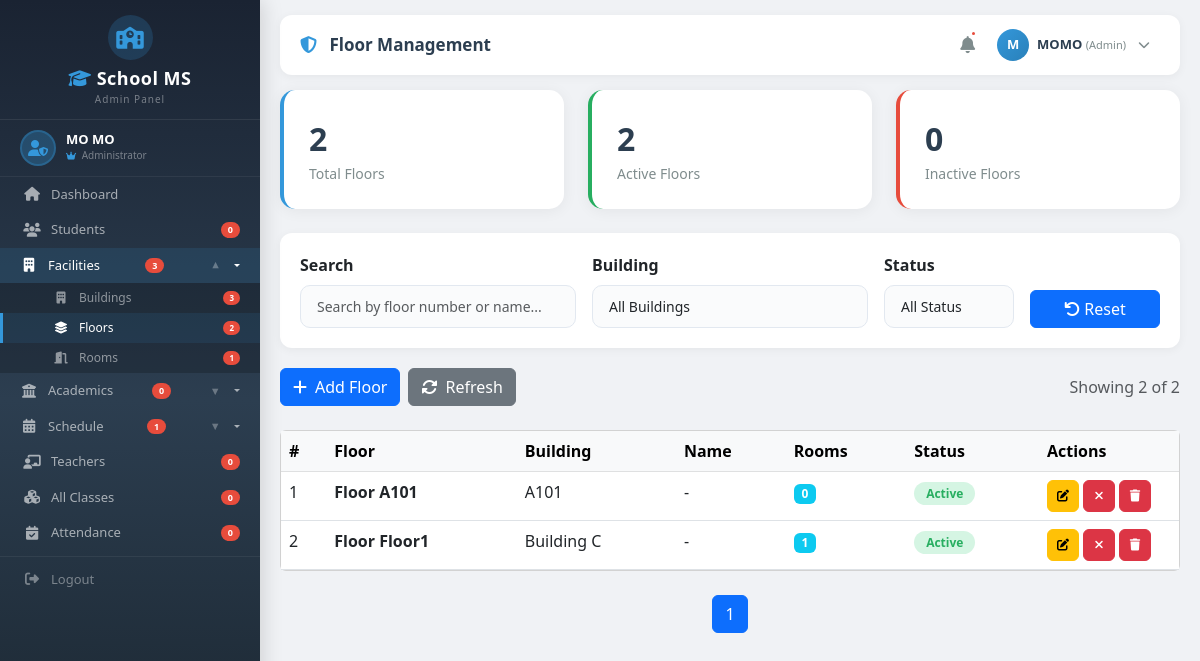
/classes/floors/ (signed in), run on an earlier commit of the app's database.
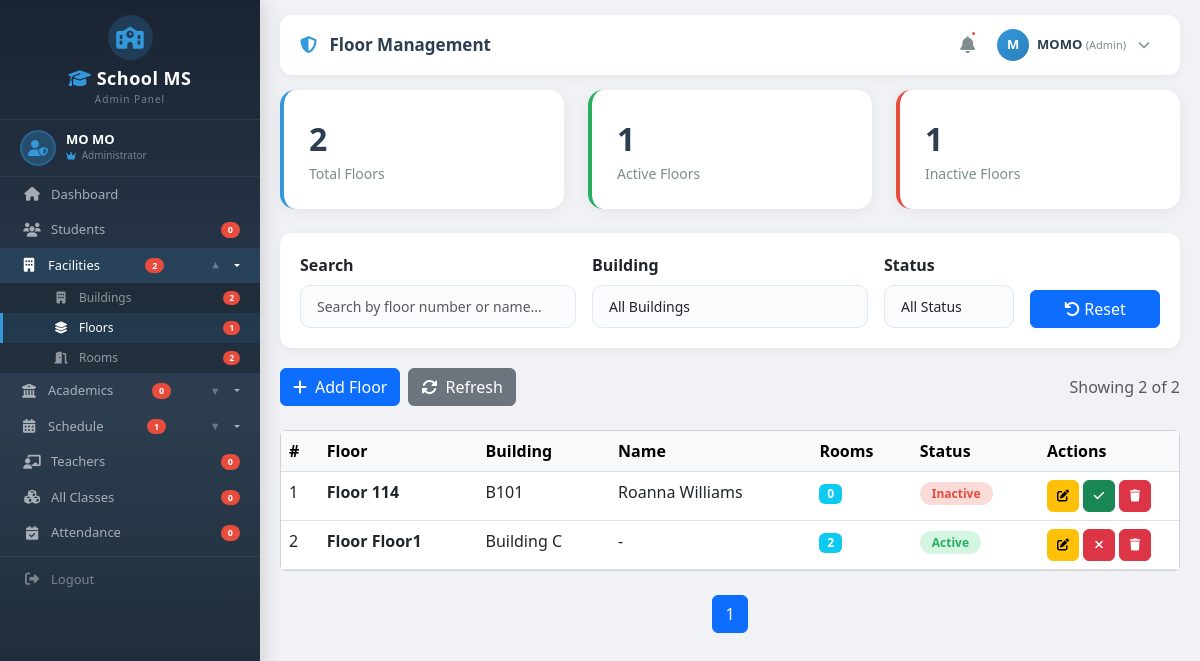
And on a later commit of the database.
### classes/models.py (models this page shows, shortened)
class Floor(models.Model):
    building = models.ForeignKey(Building, on_delete=models.CASCADE, related_name='floors')
    floor_number = models.CharField(max_length=10)
    name = models.CharField(max_length=100, blank=True, null=True)
    description = models.TextField(blank=True, null=True)
    is_active = models.BooleanField(default=True)
    created_at = models.DateTimeField(auto_now_add=True)
    updated_at = models.DateTimeField(auto_now=True)
    class Meta:
        ordering = ['building', 'floor_number']
        unique_together = ['building', 'floor_number']

class Building(models.Model):
    name = models.CharField(max_length=100)
    code = models.CharField(max_length=20, unique=True)
    address = models.TextField(blank=True, null=True)
    description = models.TextField(blank=True, null=True)
    is_active = models.BooleanField(default=True)
    created_at = models.DateTimeField(auto_now_add=True)
    updated_at = models.DateTimeField(auto_now=True)
    class Meta:
        ordering = ['name']

### classes/views.py (the view, shortened to what this page needs)
# urls.py: path('floors/', views.floor_list, name='floor_list'),
@login_required
@admin_required
def floor_list(request):
    floors = Floor.objects.all()
    form = FloorSearchForm(request.GET or None)
    paginator = Paginator(floors, 10)
    page = request.GET.get('page')
    floors_page = paginator.get_page(page)
    context = {
        'floors': floors_page,
        'form': form,
        'total': Floor.objects.count(),
        'active': Floor.objects.filter(is_active=True).count(),
        'inactive': Floor.objects.filter(is_active=False).count(),
    }
    return render(request, 'Backend/admin/facility/floor_list.html', context)

### classes/forms.py
class FloorSearchForm(forms.Form):
    search = forms.CharField(required=False, widget=forms.TextInput(attrs={'class': 'form-control', 'placeholder': 'Search floors...'}))
    building = forms.ModelChoiceField(required=False, queryset=Building.objects.filter(is_active=True), widget=forms.Select(attrs={'class': 'form-select'}))
    status = forms.ChoiceField(required=False, choices=[('', 'All'), ('active', 'Active'), ('inactive', 'Inactive')], widget=forms.Select(attrs={'class': 'form-select'}))

### classes/context_processors.py (called while the page is built)
def sidebar_counts(request):
    return {
        'total_buildings': Building.objects.filter(is_active=True).count(),
        'total_floors': Floor.objects.filter(is_active=True).count(),
        'total_rooms': Room.objects.filter(is_active=True).count(),
        'total_terms': Term.objects.filter(is_active=True).count(),
        'total_timeslots': TimeSlot.objects.filter(is_active=True).count(),
    }

### templates/Backend/admin/facility/floor_list.html (shortened to what the changed rows need)
{% extends 'Backend/layouts/admin_layout.html' %}
{% load static %}
{% block content %}
<div class="row g-4 mb-4">
    <div class="col-md-4">
        <div class="stats-card" style="border-left-color: #27ae60;">
            <div class="stats-number" id="activeCount">{{ active|default:0 }}</div>
            <div class="stats-label">Active Floors</div>
        </div>
    </div>
    <div class="col-md-4">
        <div class="stats-card" style="border-left-color: #e74c3c;">
            <div class="stats-number" id="inactiveCount">{{ inactive|default:0 }}</div>
            <div class="stats-label">Inactive Floors</div>
        </div>
    </div>
</div>
<div class="card">
    <div class="card-body p-0">
        <div class="table-responsive">
            <table class="table table-hover mb-0">
                <thead class="table-light">
                    <tr>
                        <th>#</th>
                        <th>Floor</th>
                        <th>Building</th>
                        <th>Name</th>
                        <th>Rooms</th>
                        <th>Status</th>
                        <th style="width: 140px;">Actions</th>
                    </tr>
                </thead>
                <tbody id="tableBody">
                    {% for floor in floors %}
                    <tr class="floor-row" data-number="{{ floor.floor_number|lower }}"
                        data-name="{{ floor.name|lower|default:'' }}" data-building="{{ floor.building.id }}"
                        data-status="{% if floor.is_active %}active{% else %}inactive{% endif %}">
                        <td>{{ forloop.counter }}</td>
                        <td><strong>Floor {{ floor.floor_number }}</strong></td>
                        <td>{{ floor.building.name }}</td>
                        <td>{{ floor.name|default:"-" }}</td>
                        <td>
                            <span class="badge bg-info">{{ floor.rooms.count }}</span>
                        </td>
                        <td>
                            <span class="status-badge {% if floor.is_active %}active{% else %}inactive{% endif %}">
                                {% if floor.is_active %}Active{% else %}Inactive{% endif %}
                            </span>
                        </td>
                        <td>
                            <div class="d-flex gap-1">
                                <a href="{% url 'classes:floor_edit' floor.pk %}"
                                    class="btn btn-sm btn-warning table-action-btn" title="Edit">
                                    <i class="fas fa-edit"></i>
                                </a>
                                <a href="{% url 'classes:floor_toggle_status' floor.pk %}"
                                    class="btn btn-sm {% if floor.is_active %}btn-danger{% else %}btn-success{% endif %} table-action-btn"
                                    onclick="return confirm('Are you sure you want to toggle the status?')"
                                    title="Toggle Status">
                                    <i class="fas {% if floor.is_active %}fa-times{% else %}fa-check{% endif %}"></i>
                                </a>
                                <a href="{% url 'classes:floor_delete' floor.pk %}"
                                    class="btn btn-sm btn-danger table-action-btn"
                                    onclick="return confirm('Are you sure you want to delete this floor?')"
                                    title="Delete">
                                    <i class="fas fa-trash"></i>
                                </a>
                            </div>
                        </td>
                    </tr>
                    {% endfor %}
                </tbody>
            </table>
        </div>
    </div>
</div>
<nav class="mt-4">
    <ul class="pagination justify-content-center">
        {% for num in floors.paginator.page_range %}
        {% if floors.number == num %}
        <li class="page-item active">
            <span class="page-link">{{ num }}</span>
        </li>
        {% elif num > floors.number|add:'-3' and num < floors.number|add:'3' %} <li class="page-item">
            <a class="page-link" href="?page={{ num }}">{{ num }}</a>
            </li>
            {% endif %}
            {% endfor %}
    </ul>
</nav>
{% endblock %}

### templates/Backend/layouts/admin_layout.html (shortened to what the changed rows need)
{% load static %}
<!DOCTYPE html>
<html lang="en">
<head>
    <link href="https://cdn.jsdelivr.net/npm/bootstrap@5.3.0/dist/css/bootstrap.min.css" rel="stylesheet">
    <link rel="stylesheet" href="https://cdnjs.cloudflare.com/ajax/libs/font-awesome/6.4.0/css/all.min.css">
</head>
<body>
    <div class="sidebar" id="sidebar">
        <div class="sidebar-menu-wrapper">
            <ul class="sidebar-menu">
                <li>
                    <button
                        class="dropdown-toggle {% if 'building' in request.path or 'floor' in request.path or 'room' in request.path %}active{% endif %}"
                        onclick="toggleDropdown(this)">
                        <i class="fas fa-building"></i> Facilities
                        <span class="badge-notification">{{ total_buildings|default:0 }}</span>
                        <span class="arrow">▼</span>
                    </button>
                    <ul
                        class="dropdown-menu-custom {% if 'building' in request.path or 'floor' in request.path or 'room' in request.path %}show{% endif %}">
                        <li>
                            <a href="{% url 'classes:building_list' %}"
                                class="{% if 'building' in request.path %}active{% endif %}">
                                <i class="fas fa-building"></i> Buildings
                                <span class="badge-notification">{{ total_buildings|default:0 }}</span>
                            </a>
                        </li>
                        <li>
                            <a href="{% url 'classes:floor_list' %}"
                                class="{% if 'floor' in request.path %}active{% endif %}">
                                <i class="fas fa-layer-group"></i> Floors
                                <span class="badge-notification">{{ total_floors|default:0 }}</span>
                            </a>
                        </li>
                        <li>
                            <a href="{% url 'classes:room_list' %}"
                                class="{% if 'room' in request.path %}active{% endif %}">
                                <i class="fas fa-door-open"></i> Rooms
                                <span class="badge-notification">{{ total_rooms|default:0 }}</span>
                            </a>
                        </li>
                    </ul>
                </li>
            </ul>
        </div>
    </div>
    <div class="main-content" id="mainContent">
        <div class="content-area">
            {% block content %}{% endblock %}
        </div>
    </div>
</body>
</html>

What changed in the data, as far as the page shows it:
removed Floor: floor_number "A101", building.name "A101", name "-", rooms.count "0", is_active "Active"
added Floor: floor_number "114", building.name "B101", name "Roanna Williams", rooms.count "0", is_active "Inactive"
computed for Floor "Floor1": rooms.count "1" → "2"
Also different on the page:
{{ total_buildings|default:0 }}: "3" → "2"
{{ total_floors|default:0 }}: "2" → "1"
{{ total_rooms|default:0 }}: "1" → "2"
{{ active|default:0 }}: "2" → "1"
{{ inactive|default:0 }}: "0" → "1"
